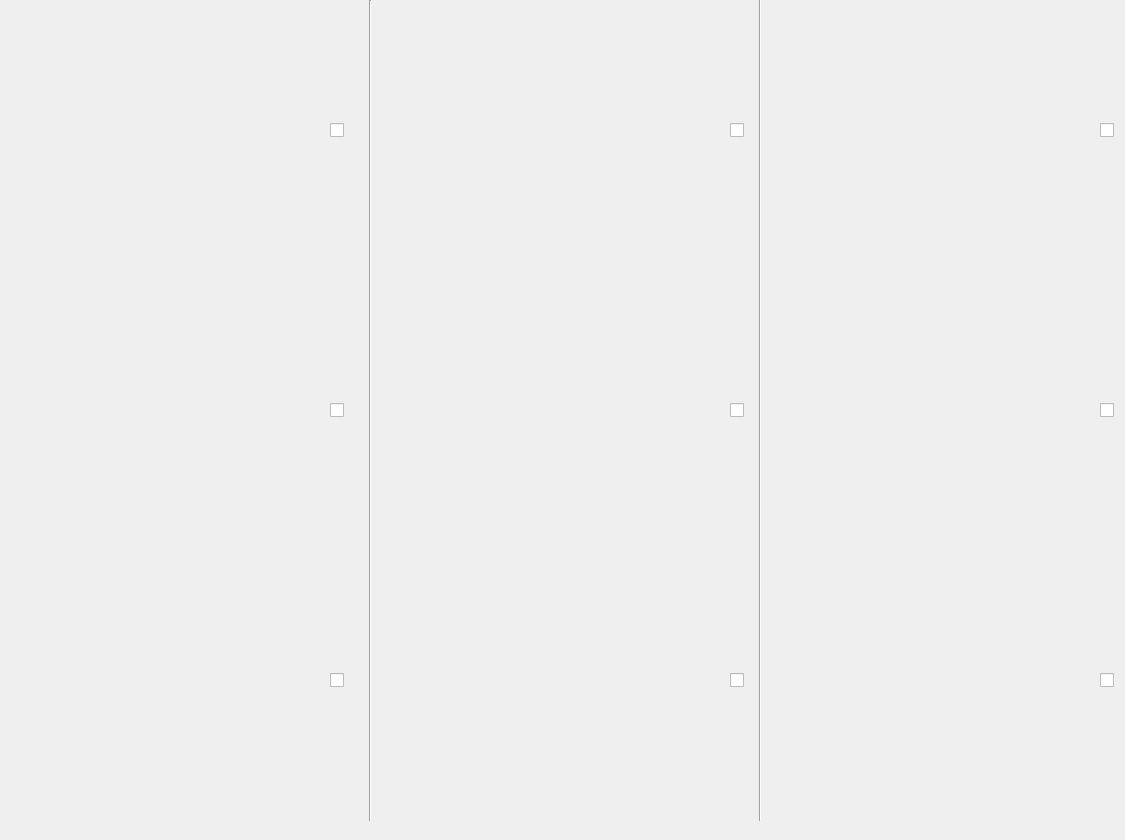
    <widget class="QWidget" name="firstTab">
     <property name="enabled">
      <bool>true</bool>
     </property>
     <attribute name="title">
      <string>1-9</string>
     </attribute>
     <widget class="QWidget" name="widget" native="true">
      <property name="geometry">
       <rect>
        <x>20</x>
        <y>20</y>
        <width>281</width>
        <height>250</height>
       </rect>
      </property>
     </widget>
     <widget class="QWidget" name="widget_2" native="true">
      <property name="geometry">
       <rect>
        <x>20</x>
        <y>290</y>
        <width>281</width>
        <height>250</height>
       </rect>
      </property>
     </widget>
     <widget class="QWidget" name="widget_3" native="true">
      <property name="geometry">
       <rect>
        <x>20</x>
        <y>560</y>
        <width>281</width>
        <height>250</height>
       </rect>
      </property>
     </widget>
     <widget class="QWidget" name="widget_4" native="true">
      <property name="geometry">
       <rect>
        <x>430</x>
        <y>20</y>
        <width>281</width>
        <height>250</height>
       </rect>
      </property>
     </widget>
     <widget class="QWidget" name="widget_5" native="true">
      <property name="geometry">
       <rect>
        <x>430</x>
        <y>290</y>
        <width>281</width>
        <height>250</height>
       </rect>
      </property>
     </widget>
     <widget class="QWidget" name="widget_6" native="true">
      <property name="geometry">
       <rect>
        <x>430</x>
        <y>560</y>
        <width>281</width>
        <height>250</height>
       </rect>
      </property>
     </widget>
     <widget class="QWidget" name="widget_7" native="true">
      <property name="geometry">
       <rect>
        <x>800</x>
        <y>20</y>
        <width>281</width>
        <height>250</height>
       </rect>
      </property>
     </widget>
     <widget class="QWidget" name="widget_8" native="true">
      <property name="geometry">
       <rect>
        <x>800</x>
        <y>290</y>
        <width>281</width>
        <height>250</height>
       </rect>
      </property>
     </widget>
     <widget class="QWidget" name="widget_9" native="true">
      <property name="geometry">
       <rect>
        <x>800</x>
        <y>560</y>
        <width>281</width>
        <height>250</height>
       </rect>
      </property>
     </widget>
     <widget class="Line" name="line">
      <property name="geometry">
       <rect>
        <x>360</x>
        <y>0</y>
        <width>20</width>
        <height>821</height>
       </rect>
      </property>
      <property name="orientation">
       <enum>Qt::Vertical</enum>
      </property>
     </widget>
     <widget class="Line" name="line_2">
      <property name="geometry">
       <rect>
        <x>750</x>
        <y>-10</y>
        <width>20</width>
        <height>831</height>
       </rect>
      </property>
      <property name="orientation">
       <enum>Qt::Vertical</enum>
      </property>
     </widget>
     <widget class="QCheckBox" name="Use_1">
      <property name="geometry">
       <rect>
        <x>330</x>
        <y>120</y>
        <width>16</width>
        <height>20</height>
       </rect>
      </property>
      <property name="text">
       <string/>
      </property>
     </widget>
     <widget class="QCheckBox" name="Use_2">
      <property name="geometry">
       <rect>
        <x>330</x>
        <y>400</y>
        <width>16</width>
        <height>20</height>
       </rect>
      </property>
      <property name="text">
       <string/>
      </property>
     </widget>
     <widget class="QCheckBox" name="Use_3">
      <property name="geometry">
       <rect>
        <x>330</x>
        <y>670</y>
        <width>16</width>
        <height>20</height>
       </rect>
      </property>
      <property name="text">
       <string/>
      </property>
     </widget>
     <widget class="QCheckBox" name="Use_4">
      <property name="geometry">
       <rect>
        <x>730</x>
        <y>120</y>
        <width>16</width>
        <height>20</height>
       </rect>
      </property>
      <property name="text">
       <string/>
      </property>
     </widget>
     <widget class="QCheckBox" name="Use_5">
      <property name="geometry">
       <rect>
        <x>730</x>
        <y>400</y>
        <width>16</width>
        <height>20</height>
       </rect>
      </property>
      <property name="text">
       <string/>
      </property>
     </widget>
     <widget class="QCheckBox" name="Use_6">
      <property name="geometry">
       <rect>
        <x>730</x>
        <y>670</y>
        <width>16</width>
        <height>20</height>
       </rect>
      </property>
      <property name="text">
       <string/>
      </property>
     </widget>
     <widget class="QCheckBox" name="Use_9">
      <property name="geometry">
       <rect>
        <x>1100</x>
        <y>670</y>
        <width>16</width>
        <height>20</height>
       </rect>
      </property>
      <property name="text">
       <string/>
      </property>
     </widget>
     <widget class="QCheckBox" name="Use_8">
      <property name="geometry">
       <rect>
        <x>1100</x>
        <y>400</y>
        <width>16</width>
        <height>20</height>
       </rect>
      </property>
      <property name="text">
       <string/>
      </property>
     </widget>
     <widget class="QCheckBox" name="Use_7">
      <property name="geometry">
       <rect>
        <x>1100</x>
        <y>120</y>
        <width>16</width>
        <height>20</height>
       </rect>
      </property>
      <property name="text">
       <string/>
      </property>
     </widget>
    </widget>
